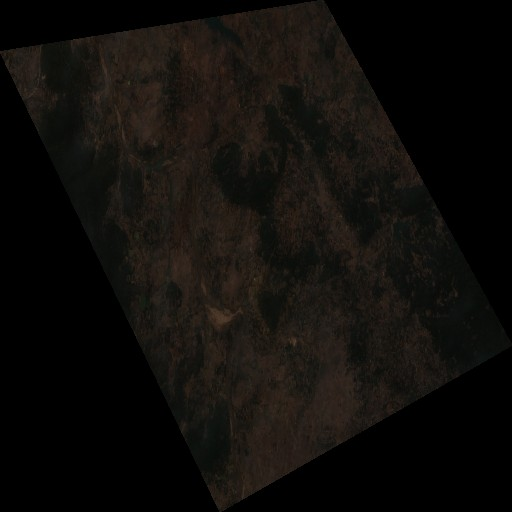
#> input picture client/before.jpg, 512 x 512 px, found by its file name
$ python run_analysis.py before.jpg after.jpg
#> lines starting #> are read from the running program, lines starting #| are printed output that depends on the picture
### client/ai_pipeline/vegetation_analyzer.py
"""
Vegetation Analysis Pipeline for VeriLeaf
Calculates NDVI, EVI, NDWI, SAVI, LAI, FVC and generates impact scores
"""

import numpy as np
import cv2
from PIL import Image
import json
import os
from typing import Dict, Tuple, List, Optional
import logging
from datetime import datetime

# Configure logging
logging.basicConfig(level=logging.INFO)
logger = logging.getLogger(__name__)

class VegetationAnalyzer:
    """
    Advanced vegetation analysis using computer vision and remote sensing techniques
    """

    def __init__(self):
        self.results = {}

    def load_image(self, image_path: str) -> np.ndarray:
        """Load and preprocess image"""
        try:
            if not os.path.exists(image_path):
                raise FileNotFoundError(f"Image not found: {image_path}")

            # Load image
            image = cv2.imread(image_path)
            if image is None:
                # Try with PIL if OpenCV fails
                pil_image = Image.open(image_path)
                image = cv2.cvtColor(np.array(pil_image), cv2.COLOR_RGB2BGR)

            # Convert to RGB for analysis
            image_rgb = cv2.cvtColor(image, cv2.COLOR_BGR2RGB)
            logger.info(f"Loaded image: {image_path}, shape: {image_rgb.shape}")
            return image_rgb

        except Exception as e:
            logger.error(f"Error loading image {image_path}: {str(e)}")
            raise

    def extract_bands(self, image: np.ndarray) -> Dict[str, np.ndarray]:
        """
        Extract spectral bands from RGB image
        For satellite imagery, we simulate the bands based on RGB values
        """
        # Normalize to 0-1 range
        image_norm = image.astype(np.float32) / 255.0

        # Extract RGB bands
        red = image_norm[:, :, 0]
        green = image_norm[:, :, 1]
        blue = image_norm[:, :, 2]

        # Simulate NIR band (Near Infrared) - typically not available in RGB
        # Use a combination of red and green to estimate NIR
        nir = np.clip(0.8 * green + 0.2 * red, 0, 1)

        # Simulate SWIR band (Short Wave Infrared)
        swir = np.clip(0.6 * red + 0.4 * blue, 0, 1)

        return {
            'red': red,
            'green': green,
            'blue': blue,
            'nir': nir,
            'swir': swir
        }

    def calculate_ndvi(self, red: np.ndarray, nir: np.ndarray) -> np.ndarray:
        """
        Calculate Normalized Difference Vegetation Index (NDVI)
        NDVI = (NIR - Red) / (NIR + Red)
        Range: -1 to 1, higher values indicate more vegetation
        """
        # Avoid division by zero
        denominator = nir + red
        denominator = np.where(denominator == 0, 1e-10, denominator)

        ndvi = (nir - red) / denominator
        return np.clip(ndvi, -1, 1)

    def calculate_evi(self, red: np.ndarray, nir: np.ndarray, blue: np.ndarray) -> np.ndarray:
        """
        Calculate Enhanced Vegetation Index (EVI)
        EVI = 2.5 * (NIR - Red) / (NIR + 6*Red - 7.5*Blue + 1)
        Range: -1 to 1, better for dense vegetation
        """
        denominator = nir + 6 * red - 7.5 * blue + 1
        denominator = np.where(denominator == 0, 1e-10, denominator)

        evi = 2.5 * (nir - red) / denominator
        return np.clip(evi, -1, 1)

    def calculate_ndwi(self, green: np.ndarray, nir: np.ndarray) -> np.ndarray:
        """
        Calculate Normalized Difference Water Index (NDWI)
        NDWI = (Green - NIR) / (Green + NIR)
        Range: -1 to 1, higher values indicate more water content
        """
        denominator = green + nir
        denominator = np.where(denominator == 0, 1e-10, denominator)

        ndwi = (green - nir) / denominator
        return np.clip(ndwi, -1, 1)

    def calculate_savi(self, red: np.ndarray, nir: np.ndarray, l: float = 0.5) -> np.ndarray:
        """
        Calculate Soil Adjusted Vegetation Index (SAVI)
        SAVI = (NIR - Red) / (NIR + Red + L) * (1 + L)
        L is soil brightness correction factor (0.5 is commonly used)
        Range: -1 to 1, better for areas with exposed soil
        """
        denominator = nir + red + l
        denominator = np.where(denominator == 0, 1e-10, denominator)

        savi = (nir - red) / denominator * (1 + l)
        return np.clip(savi, -1, 1)

    def calculate_lai(self, ndvi: np.ndarray) -> np.ndarray:
        """
        Calculate Leaf Area Index (LAI) from NDVI
        LAI = -ln(0.69 - 0.59*NDVI) / 0.91
        Range: 0 to 8, higher values indicate more leaf area
        """
        # Avoid log of negative numbers
        argument = 0.69 - 0.59 * ndvi
        argument = np.where(argument <= 0, 1e-10, argument)

        lai = -np.log(argument) / 0.91
        return np.clip(lai, 0, 8)

    def calculate_fvc(self, ndvi: np.ndarray) -> np.ndarray:
        """
        Calculate Fractional Vegetation Cover (FVC) from NDVI
        FVC = (NDVI - NDVI_soil) / (NDVI_veg - NDVI_soil)
        Using typical values: NDVI_soil = 0.05, NDVI_veg = 0.95
        Range: 0 to 1, represents fraction of vegetation cover
        """
        ndvi_soil = 0.05
        ndvi_veg = 0.95

        fvc = (ndvi - ndvi_soil) / (ndvi_veg - ndvi_soil)
        return np.clip(fvc, 0, 1)

    def calculate_vegetation_metrics(self, image: np.ndarray) -> Dict[str, float]:
        """Calculate all vegetation metrics for an image"""
        bands = self.extract_bands(image)

        # Calculate indices
        ndvi = self.calculate_ndvi(bands['red'], bands['nir'])
        evi = self.calculate_evi(bands['red'], bands['nir'], bands['blue'])
        ndwi = self.calculate_ndwi(bands['green'], bands['nir'])
        savi = self.calculate_savi(bands['red'], bands['nir'])
        lai = self.calculate_lai(ndvi)
        fvc = self.calculate_fvc(ndvi)

        # Calculate statistics
        metrics = {
            'ndvi_mean': float(np.mean(ndvi)),
            'ndvi_std': float(np.std(ndvi)),
            'ndvi_max': float(np.max(ndvi)),
            'ndvi_min': float(np.min(ndvi)),

            'evi_mean': float(np.mean(evi)),
            'evi_std': float(np.std(evi)),
            'evi_max': float(np.max(evi)),
            'evi_min': float(np.min(evi)),

            'ndwi_mean': float(np.mean(ndwi)),
            'ndwi_std': float(np.std(ndwi)),
            'ndwi_max': float(np.max(ndwi)),
            'ndwi_min': float(np.min(ndwi)),

            'savi_mean': float(np.mean(savi)),
            'savi_std': float(np.std(savi)),
            'savi_max': float(np.max(savi)),
            'savi_min': float(np.min(savi)),

            'lai_mean': float(np.mean(lai)),
            'lai_std': float(np.std(lai)),
            'lai_max': float(np.max(lai)),
            'lai_min': float(np.min(lai)),

            'fvc_mean': float(np.mean(fvc)),
            'fvc_std': float(np.std(fvc)),
            'fvc_max': float(np.max(fvc)),
            'fvc_min': float(np.min(fvc)),
        }

        return metrics

    def calculate_impact_score(self, before_metrics: Dict[str, float],
                             after_metrics: Dict[str, float]) -> Dict[str, float]:
        """
        Calculate environmental impact score based on vegetation changes
        Returns a score from 0-100
        """

        # Calculate percentage changes for key metrics
        ndvi_change = ((after_metrics['ndvi_mean'] - before_metrics['ndvi_mean']) /
                      (abs(before_metrics['ndvi_mean']) + 1e-10)) * 100

        evi_change = ((after_metrics['evi_mean'] - before_metrics['evi_mean']) /
                     (abs(before_metrics['evi_mean']) + 1e-10)) * 100

        fvc_change = ((after_metrics['fvc_mean'] - before_metrics['fvc_mean']) /
                     (abs(before_metrics['fvc_mean']) + 1e-10)) * 100

        lai_change = ((after_metrics['lai_mean'] - before_metrics['lai_mean']) /
                     (abs(before_metrics['lai_mean']) + 1e-10)) * 100

        # Weighted scoring system
        weights = {
            'ndvi': 0.35,  # Most important for vegetation health
            'evi': 0.25,   # Good for dense vegetation
            'fvc': 0.25,   # Important for coverage assessment
            'lai': 0.15    # Additional vegetation density measure
        }

        # Calculate weighted score
        # Positive changes (improvement) get positive scores
        # Negative changes (degradation) get negative scores
        weighted_score = (
            weights['ndvi'] * ndvi_change +
            weights['evi'] * evi_change +
            weights['fvc'] * fvc_change +
            weights['lai'] * lai_change
        )

        # Convert to 0-100 scale
        # Base score of 50 (neutral)
        # Add weighted changes (scaled to fit in remaining 50 points)
        impact_score = 50 + (weighted_score * 0.5)
        impact_score = np.clip(impact_score, 0, 100)

        # Calculate confidence based on consistency of changes
        changes = [ndvi_change, evi_change, fvc_change, lai_change]
        consistency = 1 - (np.std(changes) / (np.mean(np.abs(changes)) + 1e-10))
        confidence = np.clip(consistency * 100, 0, 100)

        # Determine impact category
        if impact_score >= 80:
            category = "Excellent"
        elif impact_score >= 65:
            category = "Good"
        elif impact_score >= 50:
            category = "Moderate"
        elif impact_score >= 35:
            category = "Poor"
        else:
            category = "Very Poor"

        return {
            'impact_score': float(impact_score),
            'confidence': float(confidence),
            'category': category,
            'ndvi_change_percent': float(ndvi_change),
            'evi_change_percent': float(evi_change),
            'fvc_change_percent': float(fvc_change),
            'lai_change_percent': float(lai_change),
            'weighted_score': float(weighted_score)
        }

    def analyze_images(self, before_path: str, after_path: str) -> Dict:
        """
        Complete analysis pipeline for before/after images
        """
        logger.info("Starting vegetation analysis...")

        try:
            # Load images
            before_image = self.load_image(before_path)
            after_image = self.load_image(after_path)

            # Calculate metrics for both images
            before_metrics = self.calculate_vegetation_metrics(before_image)
            after_metrics = self.calculate_vegetation_metrics(after_image)

            # Calculate impact score
            impact_analysis = self.calculate_impact_score(before_metrics, after_metrics)

            # Compile results
            results = {
                'timestamp': datetime.now().isoformat(),
                'before_image': before_path,
                'after_image': after_path,
                'before_metrics': before_metrics,
                'after_metrics': after_metrics,
                'impact_analysis': impact_analysis,
                'status': 'success'
            }

            logger.info(f"Analysis complete. Impact score: {impact_analysis['impact_score']:.1f}")
            return results

        except Exception as e:
            logger.error(f"Analysis failed: {str(e)}")
            return {
                'timestamp': datetime.now().isoformat(),
                'status': 'error',
                'error': str(e)
            }

    def save_results(self, results: Dict, output_path: str):
        """Save analysis results to JSON file"""
        try:
            with open(output_path, 'w') as f:
                json.dump(results, f, indent=2)
            logger.info(f"Results saved to: {output_path}")
        except Exception as e:
            logger.error(f"Failed to save results: {str(e)}")

# [25 lines left out: function main, not called in this run]

# [2 lines that do not run on import are left out]

### client/ai_pipeline/run_analysis.py
"""
Standalone script to run vegetation analysis on before/after images
Usage: python run_analysis.py before.jpg after.jpg
"""

import sys
import os
import json
from vegetation_analyzer import VegetationAnalyzer

def main():
    if len(sys.argv) != 3:
        print("Usage: python run_analysis.py <before_image> <after_image>")
        print("Example: python run_analysis.py before.jpg after.jpg")
        sys.exit(1)

    before_path = sys.argv[1]
    after_path = sys.argv[2]

    # Check if files exist
    if not os.path.exists(before_path):
        print(f"Error: Before image not found: {before_path}")
        sys.exit(1)

    if not os.path.exists(after_path):
        print(f"Error: After image not found: {after_path}")
        sys.exit(1)

    print("VeriLeaf Vegetation Analysis")
    print("=" * 50)
    print(f"Before image: {before_path}")
    print(f"After image: {after_path}")
    print()

    # Initialize analyzer
    analyzer = VegetationAnalyzer()

    # Run analysis
    print("Analyzing vegetation changes...")
    results = analyzer.analyze_images(before_path, after_path)
#> in load_image, image is the input picture: shape (512, 512, 3); mean B, G, R 10.6, 13.5, 15.7
#> call 2 of load_image, with image_path = 'after.jpg'
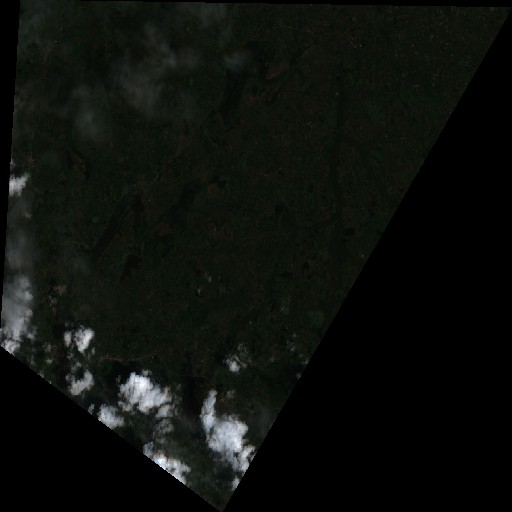
#> input picture client/after.jpg, 512 x 512 px, found by its file name
#> in load_image, image is the input picture: shape (512, 512, 3); mean B, G, R 12.3, 16, 13.3
#> in extract_bands, `green = image_norm[:, :, 1]`:
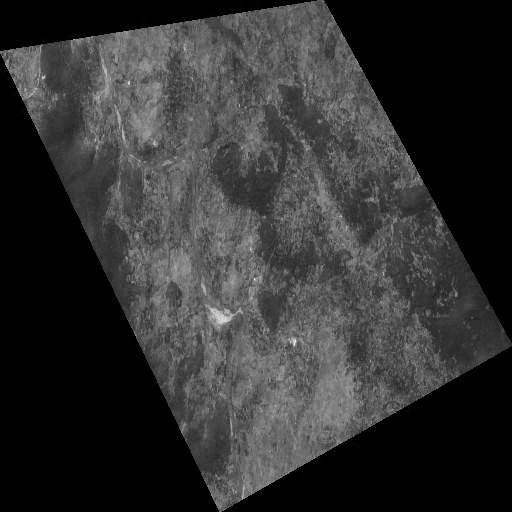
#> green: shape (512, 512) float32; min 0, max 0.271, mean 0.0528; drawn with min black and max white
#> in calculate_vegetation_metrics, `bands = self.extract_bands(image)`: bands = 5 items
#> in analyze_images, `before_metrics = self.calculate_vegetation_metrics(before_image)`: before_metrics = 24 items
#> in calculate_ndwi (call 2), `ndwi = (green - nir) / denominator`:
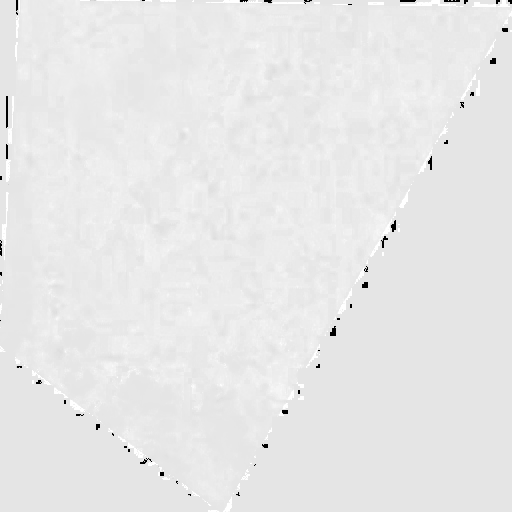
#> ndwi: shape (512, 512) float32; min -1, max 0.111, mean 0.0123; drawn with min black and max white
#> call 2 of calculate_savi, with l = 0.5
#> in calculate_savi (call 2), `savi = (nir - red) / denominator * (1 + l)`:
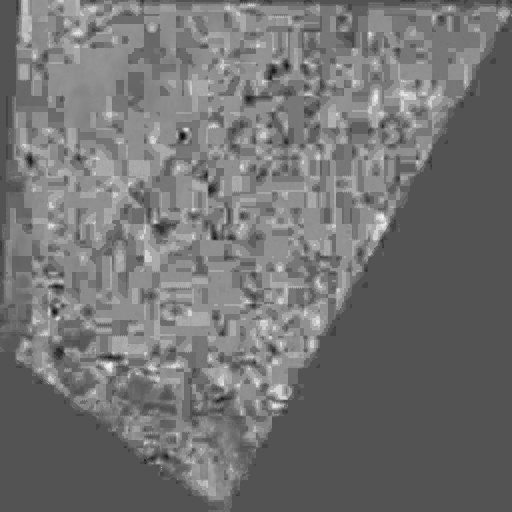
#> savi: shape (512, 512) float32; min -0.053, max 0.109, mean 0.02; drawn with min black and max white
#> in calculate_lai (call 2), `argument = 0.69 - 0.59 * ndvi`:
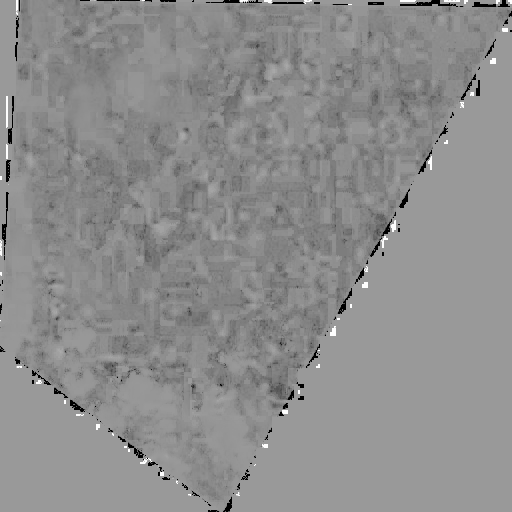
#> argument: shape (512, 512) float32; min 0.1, max 1.08, mean 0.646; drawn with min black and max white
#> in calculate_lai (call 2), `lai = -np.log(argument) / 0.91`:
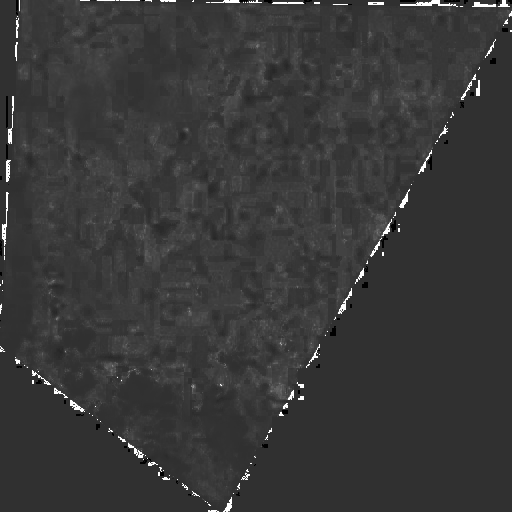
#> lai: shape (512, 512) float32; min -0.088, max 2.53, mean 0.493; drawn with min black and max white
#> in calculate_fvc (call 2), `return np.clip(fvc, 0, 1)`:
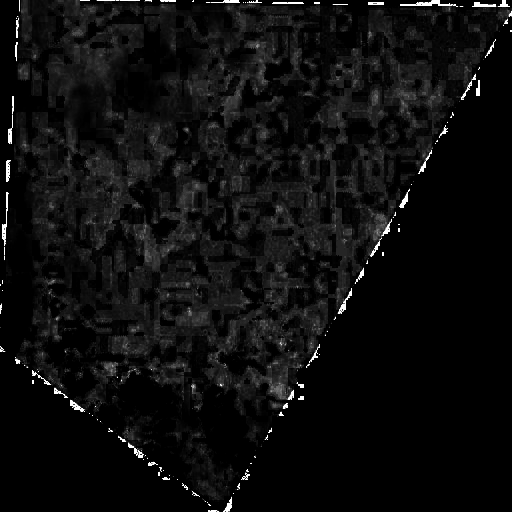
#> returned value: shape (512, 512) float32; min 0, max 1, mean 0.0529
#> in calculate_impact_score, `ndvi_change = ((after_metrics['ndvi_mean'] - before_metrics['ndvi_mean..`: ndvi_change = 374.1
#> in calculate_impact_score, `evi_change = ((after_metrics['evi_mean'] - before_metrics['evi_mean'])..`: evi_change = 271.1
#> in calculate_impact_score, `fvc_change = ((after_metrics['fvc_mean'] - before_metrics['fvc_mean'])..`: fvc_change = 869.7
#> in calculate_impact_score, `lai_change = ((after_metrics['lai_mean'] - before_metrics['lai_mean'])..`: lai_change = 26.69
#> in calculate_impact_score, `weighted_score = ( weights['ndvi'] * ndvi_change + weights['evi'] * ev..`: weighted_score = 420.1
#> in calculate_impact_score, `impact_score = 50 + (weighted_score * 0.5)`: impact_score = 260.1
#> in calculate_impact_score, `impact_score = np.clip(impact_score, 0, 100)`: impact_score = 100
#> in calculate_impact_score, `changes = [ndvi_change, evi_change, fvc_change, lai_change]`: changes = [374.1, 271.1, 869.7, 26.69]
#> in calculate_impact_score, `consistency = 1 - (np.std(changes) / (np.mean(np.abs(changes)) + 1e-10))`: consistency = 0.204
#> in calculate_impact_score, `confidence = np.clip(consistency * 100, 0, 100)`: confidence = 20.41
#> in analyze_images, `impact_analysis = self.calculate_impact_score(before_metrics, after_me..`: impact_analysis = {'impact_score': 100, 'confidence': 20.41, 'category': 'Excellent', 'ndvi_change_percent': 374.1, 'evi_change_percent': 271.1, 'fvc_change_percent': 869.7, 'lai_change_percent': 26.69, 'weighted_score': 420.1}
#> results = 7 items

    if results['status'] == 'success':
        # Display results
        impact = results['impact_analysis']
#> impact has the same summary as impact_analysis in analyze_images
        before_metrics = results['before_metrics']
#> before_metrics = 24 items
        after_metrics = results['after_metrics']
#> after_metrics = 24 items

        print("\nANALYSIS RESULTS")
        print("=" * 50)

        # Impact Score
        print(f"Impact Score: {impact['impact_score']:.1f}/100")
#| Impact Score: 100.0/100
        print(f"Category: {impact['category']}")
#| Category: Excellent
        print(f"Confidence: {impact['confidence']:.1f}%")
#| Confidence: 20.4%
        print()

        # Changes
        print("VEGETATION CHANGES")
        print("-" * 30)
        print(f"NDVI Change: {impact['ndvi_change_percent']:+.1f}%")
#| NDVI Change: +374.1%
        print(f"EVI Change:  {impact['evi_change_percent']:+.1f}%")
#| EVI Change:  +271.1%
        print(f"FVC Change:  {impact['fvc_change_percent']:+.1f}%")
#| FVC Change:  +869.7%
        print(f"LAI Change:  {impact['lai_change_percent']:+.1f}%")
#| LAI Change:  +26.7%
        print()

        # Before/After Comparison
        print("BEFORE vs AFTER COMPARISON")
        print("-" * 40)
        print(f"{'Metric':<15} {'Before':<10} {'After':<10} {'Change':<10}")
        print("-" * 40)

        metrics = ['ndvi', 'evi', 'ndwi', 'savi', 'lai', 'fvc']
        for metric in metrics:
            before_val = before_metrics[f'{metric}_mean']
            after_val = after_metrics[f'{metric}_mean']
            change = after_val - before_val
            print(f"{metric.upper():<15} {before_val:<10.3f} {after_val:<10.3f} {change:+.3f}")
#> this loop made 6 passes
#> (before_val, after_val, change) on passes 1 to 6: (-0.0272, 0.0746, 0.102), (-0.0133, 0.0228, 0.0362), (-0.0142, 0.0123, 0.0265), (-0.014, 0.02, 0.0339), (0.389, 0.493, 0.104), (0.00546, 0.0529, 0.0475)
#| NDVI            -0.027     0.075      +0.102
#| EVI             -0.013     0.023      +0.036
#| NDWI            -0.014     0.012      +0.026
#| SAVI            -0.014     0.020      +0.034
#| LAI             0.389      0.493      +0.104
#| FVC             0.005      0.053      +0.047

        print()

        # Save results
        output_file = "vegetation_analysis_results.json"
        analyzer.save_results(results, output_file)
        print(f"Results saved to: {output_file}")

        # Interpretation
        print("\nINTERPRETATION")
        print("-" * 20)
        if impact['impact_score'] >= 80:
            print("Excellent environmental impact! Significant vegetation improvement detected.")
        elif impact['impact_score'] >= 65:
            print("Good environmental impact. Positive vegetation changes observed.")
        elif impact['impact_score'] >= 50:
            print("Moderate environmental impact. Some vegetation changes detected.")
        elif impact['impact_score'] >= 35:
            print("Poor environmental impact. Limited or negative vegetation changes.")
        else:
            print("Very poor environmental impact. Significant vegetation degradation detected.")

        print(f"\nConfidence level: {impact['confidence']:.1f}%")
#| Confidence level: 20.4%
        if impact['confidence'] >= 80:
            print("High confidence in results.")
        elif impact['confidence'] >= 60:
            print("Moderate confidence in results.")
        else:
            print("Low confidence in results. Consider using higher quality images.")

    else:
        print(f"Analysis failed: {results.get('error', 'Unknown error')}")
        sys.exit(1)

if __name__ == "__main__":
    main()
